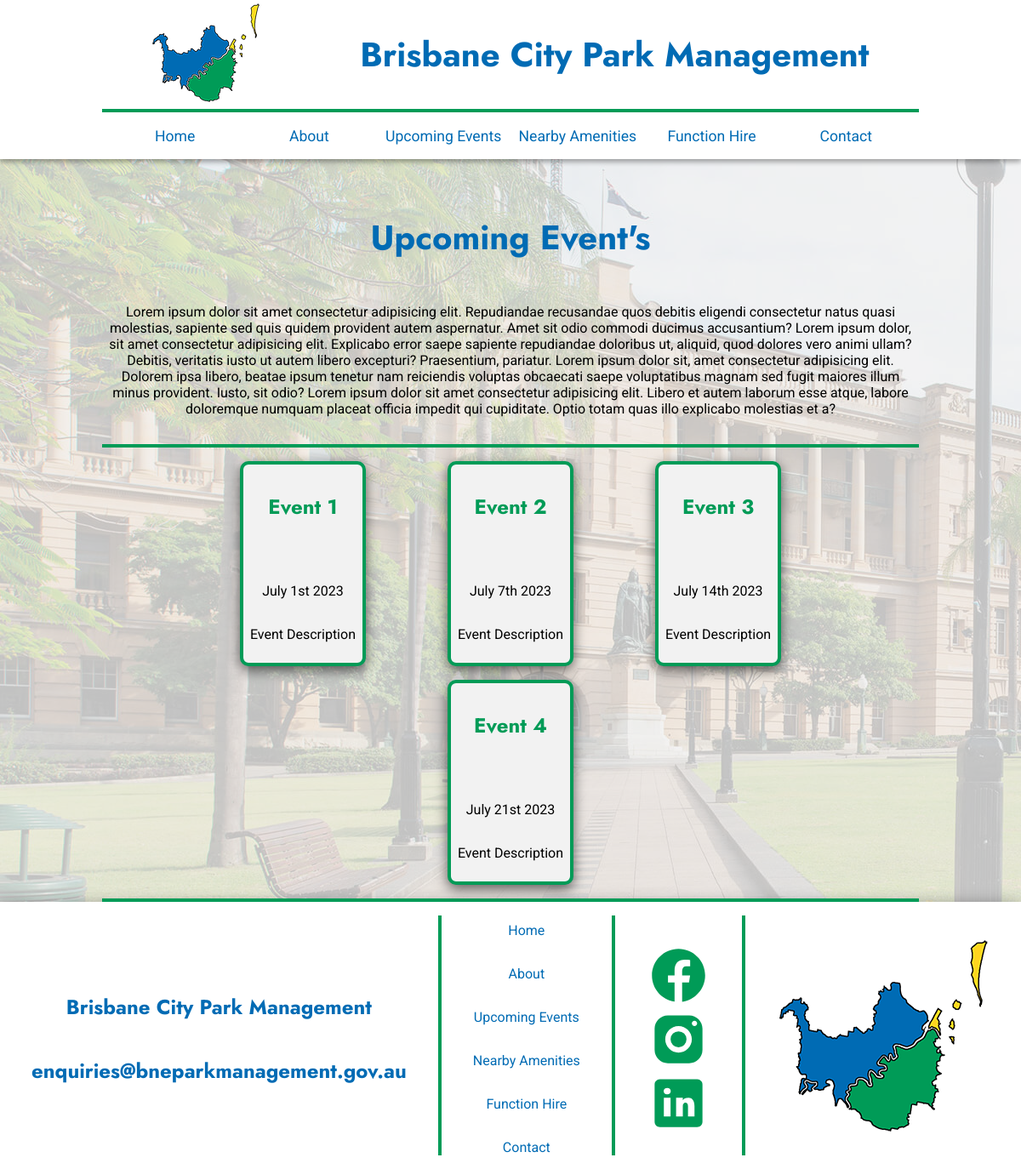
Page /pages/events.php on the committed database.
### tables this page shows
CREATE TABLE events (
  eventtitle VARCHAR(50),
  imageurl VARCHAR(100),
  eventdate VARCHAR(50),
  eventdesc VARCHAR(200)
);

### pages/events.php (the view, shortened to what this page needs)
<?php
    require_once "../backend/connect.php"
?>
<!DOCTYPE html>
<html lang="en">
<head>
    <link rel="stylesheet" href="../css/styles.css">
</head>
<body>
    <header>
        <div>
            <img src="../images/bcmp-logo-128x128.png" alt="logo">
            <h1>Brisbane City Park Management</h1>
        </div>
        <nav>
            <a href="../index.php"><p>Home</p></a>
            <a href="about.php"><p>About</p></a>
            <a href="events.php"><p>Upcoming Events</p></a>
            <a href="nearby.php"><p>Nearby Amenities</p></a>
            <a href="functionhire.php"><p>Function Hire</p></a>
            <a href="contact.php"><p>Contact</p></a>
        </nav>
    </header>
    <main>
        <div>
            <h2>Upcoming Event's</h2>
            <p>
                Lorem ipsum dolor sit amet consectetur adipisicing elit. Repudiandae recusandae quos debitis eligendi consectetur natus quasi molestias, sapiente sed quis quidem provident autem aspernatur. Amet sit odio commodi ducimus accusantium?
                Lorem ipsum dolor, sit amet consectetur adipisicing elit. Explicabo error saepe sapiente repudiandae doloribus ut, aliquid, quod dolores vero animi ullam? Debitis, veritatis iusto ut autem libero excepturi? Praesentium, pariatur.
                Lorem ipsum dolor sit, amet consectetur adipisicing elit. Dolorem ipsa libero, beatae ipsum tenetur nam reiciendis voluptas obcaecati saepe voluptatibus magnam sed fugit maiores illum minus provident. Iusto, sit odio?
                Lorem ipsum dolor sit amet consectetur adipisicing elit. Libero et autem laborum esse atque, labore doloremque numquam placeat officia impedit qui cupiditate. Optio totam quas illo explicabo molestias et a?
            </p>
        </div>
        <div class="card-group">
            <?php
                $sql = "SELECT * FROM events";
                $result = $connect->query($sql);
                if ($result->num_rows > 0) {
                    while ($row = $result->fetch_assoc()) {
                        ?>
                        <div class="card">
                            <h3><?php echo $row["eventtitle"]; ?></h3>
                            <p><?php echo $row["eventdate"];?></p>
                            <p><?php echo $row["eventdesc"];?></p>
                        </div>
                        <?php
                    }
                } else {
                    echo "No results found.";
                }
            ?>
        </div>
    </main>
    <footer>
        <span>
            <h2>Brisbane City Park Management</h2>
            <h2 id="email">@</h2>
        </span>
        <div></div>
        <span>
            <a href="../index.php"><p>Home</p></a>
            <a href="about.php"><p>About</p></a>
            <a href="events.php"><p>Upcoming Events</p></a>
            <a href="nearby.php"><p>Nearby Amenities</p></a>
            <a href="functionhire.php"><p>Function Hire</p></a>
            <a href="contact.php"><p>Contact</p></a>
        </span>
        <div></div>
        <span>
            <img src="../images/facebook.svg" alt="social media icon">
            <img src="../images/instagram.svg" alt="social media icon">
            <img src="../images/linkedin.svg" alt="social media icon">
        </span>
        <div></div>
        <span>
            <img src="../images/bcmp-logo-250x250.png" alt="logo">
        </span>
    </footer>
</body>
</html>

### css/styles.css (style rules this page uses)
body { background: url(../images/queens-garden.jpg); margin: 0; }
h1 { font-family: 'Jost', sans-serif; color: #006bb4; text-align: center; }
h2 { font-family: 'Jost', sans-serif; color: #006bb4; text-align: center; }
h3 { font-family: 'Jost', sans-serif; color: #009b57; text-align: center; }
p { font-family: 'Roboto', sans-serif; text-align: center; }
header { position: fixed; width: 100%; z-index: 99; text-align: center; background: #ffffff; box-shadow: rgba(0, 0, 0, 0.16) 0px 3px 6px, rgba(0, 0, 0, 0.23) 0px 3px 6px; }
header h1 { font-size: 2.5rem; margin: 0; }
header p { font-size: 1.1em; }
header > nav { display: flex; justify-content: space-evenly; align-items: center; margin: auto; border-top: 4px solid #009b57; max-width: 80%; }
header > nav > a { color: #006bb4; position: relative; width: 15%; text-decoration: none; transition: 500ms; z-index: 1; cursor: pointer; }
header > div { display: flex; justify-content: space-around; align-items: center; margin: auto; max-width: 80%; }
#email::before { content: "enquiries"; }
#email::after { content: "bneparkmanagement.gov.au"; }
footer { display: flex; justify-content: space-around; text-align: center; background: #ffffff; box-shadow: rgba(0, 0, 0, 0.16) 0px 3px 18px, rgba(0, 0, 0, 0.23) 0px 3px 18px; }
footer > div { width: 0px; height: auto; margin-top: 1em; margin-bottom: 1em; border: 2px solid #009b57; }
footer > span { display: flex; flex-direction: column; align-items: center; margin: auto; padding-top: 0.5em; max-width: 80%; }
footer > span > a { color: #006bb4; text-decoration: none; transition: 500ms; cursor: pointer; }
main { background: rgba(242, 242, 242, 0.8); display: flex; justify-content: center; align-items: center; flex-direction: column; }
main > div { display: flex; flex-direction: row; justify-content: space-evenly; flex-wrap: wrap; width: 80%; text-align: center; border-bottom: solid 4px #009b57; padding-bottom: 1em; }
main h2 { font-size: 2.5rem; margin-top: 250px; width: fit-content; }
.card-group { max-width: 100%; display: flex; flex-direction: row; flex-wrap: wrap; justify-content: center; align-items: center; }
.card { display: flex; flex-direction: column; justify-content: center; align-items: center; background: #f2f2f2; width: fit-content; margin: 1em 3em 0em 3em; padding: 0.5em; border: 4px solid #009b57; border-radius: 10px; box-shadow: rgba(0, 0, 0, 0.6) 0px 5px 15px; transition: 500ms; }
.card > h3 { max-width: 20em; font-size: 1.5rem; }
.card > p { max-width: 20em; }

### rows in the picture
events: eventtitle "Event 1", eventdate "July 1st 2023", eventdesc "Event Description"
events: eventtitle "Event 2", eventdate "July 7th 2023", eventdesc "Event Description"
events: eventtitle "Event 3", eventdate "July 14th 2023", eventdesc "Event Description"
events: eventtitle "Event 4", eventdate "July 21st 2023", eventdesc "Event Description"
